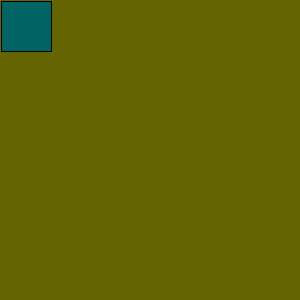
Frame 1 (no input)
Frame 60 (the mouse pressed at the canvas centre just before this capture): identical to frame 1, image omitted
Frame 120 (the mouse held since frame 60 and released just before this capture): identical to frame 1, image omitted

The Processing sketch that drew this single still picture (run headless with seeded random() and noise(); from frame 60 on, the mouse is pressed at the canvas centre):

// Processing sketch: sketch_230110a
// ── sketch_230110a.pde
int x = 1, y = 1, w = 50, h = 50;

int movSp = 3;
void setup() {
  size(300, 300);
  frameRate(60);
}

void draw() {
  background(100, 100, 0);
  fill(0, 100, 100);
  rect(x, y, w, h);
  
  if (x>=0 && x+w<=width && y>=0 && y+h<=height) {
    if (keyPressed) {
      if (key=='d') {
        x+=movSp;
      }
      if (key=='a') {
        x-=movSp;
      }
      if (key=='s') {
        y+=movSp;
      }
      if (key=='w') {
        y-=movSp;
      }
    }
  }else{
   if(x<0){
    x = 0; 
   }
   if(y+h>height){
    y = height-h; 
   }
   if(x+w>width){
    x = width-w; 
   }
   if(y<0){
    y = 0; 
   }
  }
}
